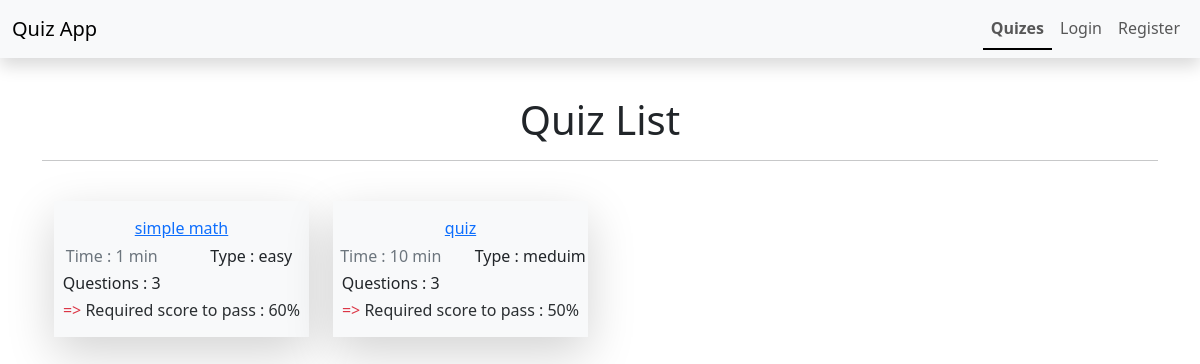
/, run on an earlier commit of the app's database.
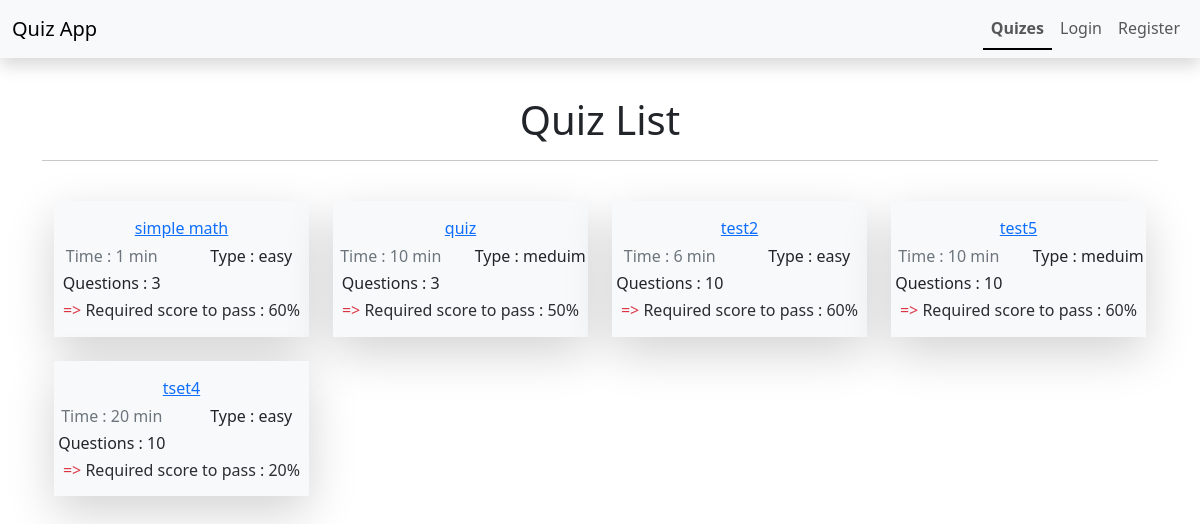
And on a later commit of the database.
### quizes/models.py (models this page shows, shortened)
class Quizes(models.Model):
    name = models.CharField( max_length=150)
    topic = models.CharField( max_length=150)
    number_of_questions = models.IntegerField()
    time = models.IntegerField(help_text="duration of the quiz in minutes")
    required_scored_to_pass = models.IntegerField(help_text="required score in %")
    diffculity = models.CharField( max_length=6 , choices=DIFF_CSOICES)
    class Meta:
        verbose_name_plural = "Quizes"

### quizes/views.py (the view)
# urls.py: path('' , views.QuizList.as_view() , name="QuizList"),
class QuizList(ListView):
    model = Quizes
    template_name = 'quizes/quizlist.html'

### quizes/templates/quizes/quizlist.html (shortened to what this page needs)
{% extends "base.html" %}
{% block content %}
<div class="h1 text-center pt-5">
    Quiz List
</div>
<hr>
<div class="container text-center">
    <div class="row ">
        {% for obj in object_list %}
        <div class="col-md-6 col-xl-3 col-lg-4 gy-4  ">
            <div class="inner py-2 bg-light shadow-lg ">
            <button type="button" class="btn btn-link modal-button" data-pk={{obj.pk}} data-quiz={{obj.name}}
                data-questions={{obj.number_of_questions}} data-difficulty={{obj.diffculity}} data-time={{obj.time}}
                data-pass={{obj.required_scored_to_pass}} data-bs-toggle="modal" data-bs-target="#quizStartModal">
                {{obj.name}}
            </button>
            <div class="row">
                <div class="col-6">
                    <h6 class="text-secondary">Time : {{obj.time}} min</h6>
            <h6 class="">Questions : {{obj.number_of_questions}}</h6>
                </div>
                <div class="col-6">
                    <h6>Type : {{obj.diffculity}}</h6>
                </div>
            </div>
            <h6 class="text-secondary-emphasis"><span class="text-danger">=></span> Required score to pass : {{obj.required_scored_to_pass}}%</h6>
            </div>
        </div>
        {% endfor %}
        {% endblock content %}

What changed in the data, as far as the page shows it:
added Quizes: name "test2", time "6", number_of_questions "10", diffculity "easy", required_scored_to_pass "60"
added Quizes: name "test5", time "10", number_of_questions "10", diffculity "meduim", required_scored_to_pass "60"
added Quizes: name "tset4", time "20", number_of_questions "10", diffculity "easy", required_scored_to_pass "20"
